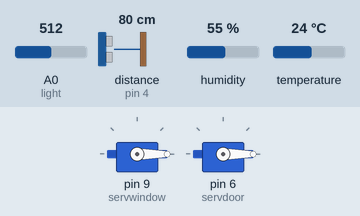
Simulated run of this sketch. Board: Arduino Uno, built with avr-gcc and run on an emulated ATmega328P. Shown: 2 × servo. Wiring (inferred from the names in the program): ultrasonic range finder: trigger pin 5; echo pin 4. Inputs (shaded band) come from the test bench; at power-on: temperature 24 °C, distance to the obstacle (sensor on pin 4) 80 cm, A0 (light) = 512, humidity 55 %. The echo pulse lasts 58.3 µs per cm; what the sketch prints to the serial monitor is not drawn.

Above: at 2.0 s.
2.1 s: temperature set to 29.2 °C
8.8 s: temperature set to 30.7 °C
At 10.8 s:
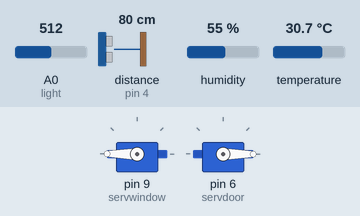
11.1 s: distance to the obstacle (sensor on pin 4) set to 56 cm
13.3 s: distance to the obstacle (sensor on pin 4) set to 46 cm
At 14.4 s:
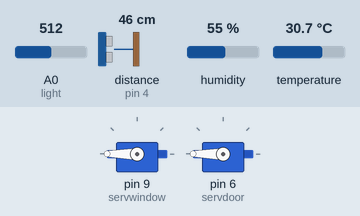
20.0 s: A0 (light) set to 705
26.7 s: A0 (light) set to 724
At 33.2 s:
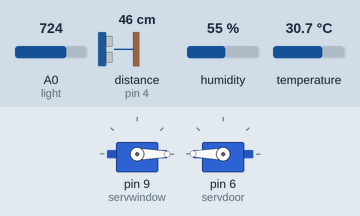
Timing chart, 0 to 34.4 s (numbered marks = the images above; inputs shaded):
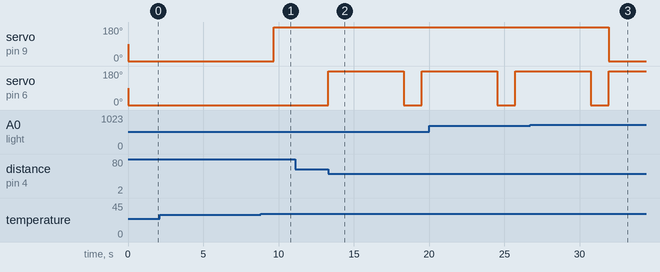

Measured:
- the behaviour switches between 30 and 30.1 °C on temperature (found by bisection; images 0 and 1)
- the behaviour switches between 51 and 50 cm on distance to the obstacle (sensor on pin 4) (found by bisection; images 1 and 2)
- the behaviour switches between 715 and 716 on A0 (light) (found by bisection; images 2 and 3)
- after the input at 2.1 s, every drawn part: stays the same
- after the input at 8.8 s, servo on pin 9 (servwindow): 0° → 180° after 0.89 s
- after the input at 11.1 s, every drawn part: stays the same
- after the input at 13.3 s, servo on pin 6 (servdoor): 0° → 180° at once, → 0° 5.0 s later, → 180° 1.2 s later
- after the input at 26.7 s, servo on pin 9 (servwindow): 180° → 0° after 5.2 s

The sketch:

sketch.ino
```cpp
//configuration de capteur tem/numidité
#define light A0
#include <DHT.h>
DHT dht(3, DHT22 );
//configuration de servau moteur
#include <Servo.h>
Servo servwindow;
Servo servdoor;
//
#define echo 4
#define trig 5


void setup() {
  pinMode(echo, INPUT);
  pinMode(trig,OUTPUT);
  Serial.begin(9600);
  dht.begin();//activation de capteur dht
  servwindow.attach(9);//affectation servau au pwmpin exp:9
  servdoor.attach(6);//affectation servau au pwmpin exp:6


}

void loop() {

  float l=(1023-analogRead(light))*0.0977;//0.0977=100/1023
  float temp= dht.readTemperature();//readtemperature fonction predifinie dans bibleo pour capter la temp
  digitalWrite(trig, LOW);
  digitalWrite(trig, HIGH);
  delayMicroseconds(10);
  digitalWrite(trig, LOW);
  delayMicroseconds(2);
  int t=pulseIn(echo,HIGH);//pulse in pour calculer le temps de l'echo em mode high(5v) en microseconde
  //c'est le temps de l'onde ultrasonique aller/retour de Transemetter à Receiver
  int distance=(t/2)*0.0343;//la vitesse de son est 343m/s convertit en 0.0343cm/µ

  //window is open :
  if((temp>30) && (l>30)){//si la temp>30 c° and la lumination >30%
    servwindow.write(180);//angle de rotation 180°
  }
  else{
    servwindow.write(0);//angle de rotation 0°
  }

  //door is open:
  if ((temp>30) && (distance<50)){
    servdoor.write(180);
    delay(5000);
    servdoor.write(0);
  }
  else{
    servdoor.write(0);
  }
  Serial.print("la temperature est:");
  Serial.print(temp);
  Serial.print(" C°");
  delay(400);

  Serial.print("     la lumination est:");
  Serial.print(l);
  Serial.print("%");
  delay(400);

  Serial.print("   la distance: ");
  Serial.print( distance);
  Serial.println("cm");
  delay(400);


}
```

abc.c
```cpp
#include <stdio.h>

int main(void){
    puts("hello world");

}
```
